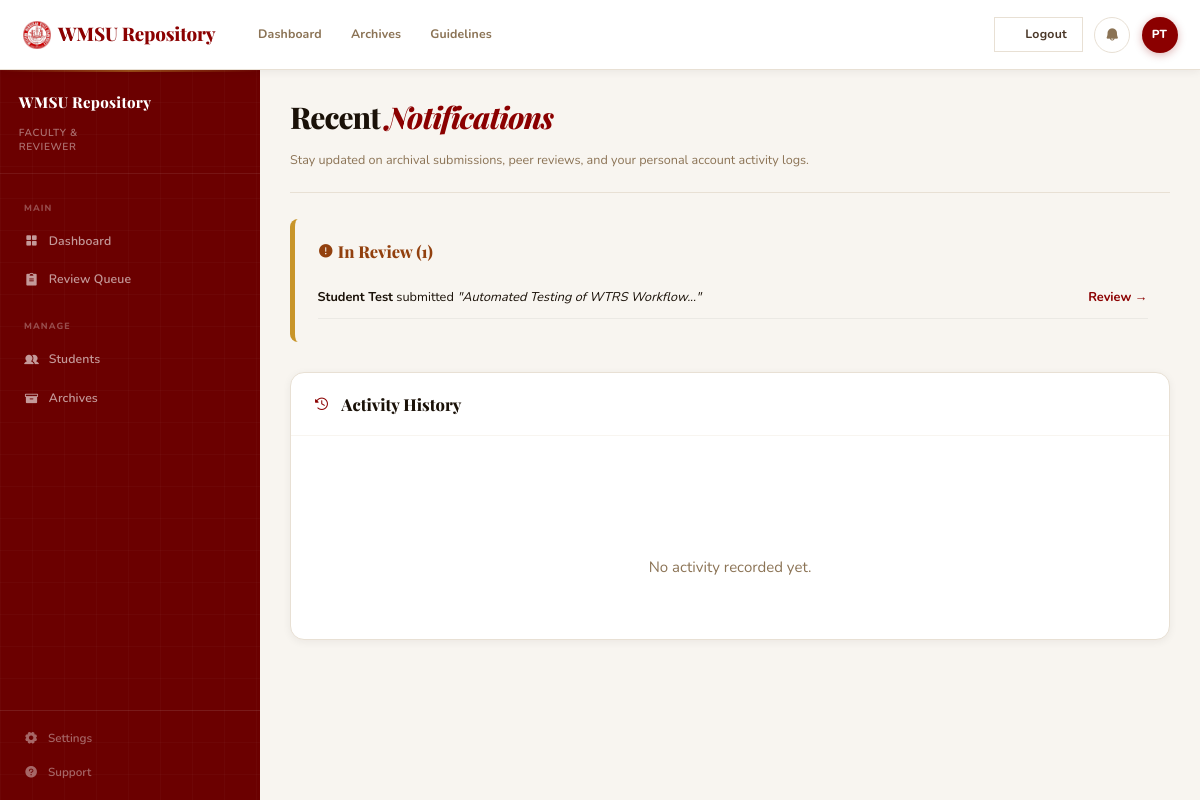
The app's page /user/notifications.php (signed in) with its own data.
### tables this page shows
CREATE TABLE `theses` (
  `id` int(11) NOT NULL AUTO_INCREMENT,
  `thesis_code` varchar(50) NOT NULL,
  `title` varchar(255) NOT NULL,
  `abstract` text DEFAULT NULL,
  `author_id` int(11) NOT NULL,
  `adviser_id` int(11) DEFAULT NULL,
  `status` enum('draft','pending_review','revision_requested','approved','rejected','archived') NOT NULL DEFAULT 'draft',
  `views` int(11) NOT NULL DEFAULT '0',
  `downloads` int(11) NOT NULL DEFAULT '0',
  `created_at` timestamp NOT NULL DEFAULT CURRENT_TIMESTAMP,
  `updated_at` timestamp NOT NULL DEFAULT CURRENT_TIMESTAMP ON UPDATE CURRENT_TIMESTAMP,
  `hardbound_received_at` datetime DEFAULT NULL,
  PRIMARY KEY (`id`),
  UNIQUE KEY `thesis_code` (`thesis_code`),
  FOREIGN KEY (`author_id`) REFERENCES `users`(`id`) ON DELETE CASCADE,
  FOREIGN KEY (`adviser_id`) REFERENCES `users`(`id`) ON DELETE SET NULL
);

CREATE TABLE `users` (
  `id` int(11) NOT NULL AUTO_INCREMENT,
  `first_name` varchar(100) NOT NULL,
  `last_name` varchar(100) NOT NULL,
  `email` varchar(150) NOT NULL,
  `password` varchar(255) NOT NULL,
  `role` enum('student','adviser') NOT NULL DEFAULT 'student',
  `student_id` varchar(50) DEFAULT NULL,

  `college` varchar(150) DEFAULT NULL,
  `course` varchar(150) DEFAULT NULL,
  `year_level` varchar(20) DEFAULT NULL,
  `status` enum('pending','active','inactive') NOT NULL DEFAULT 'pending',
  `created_at` timestamp NOT NULL DEFAULT CURRENT_TIMESTAMP,
  PRIMARY KEY (`id`),
  UNIQUE KEY `email` (`email`)
);

### includes/session.php (called while the page is built, shortened)
<?php
function current_user() {
    return isset($_SESSION['user']) ? $_SESSION['user'] : null;
}

### user/notifications.php (the view, shortened to what this page needs)
<?php
require_once __DIR__ . '/../includes/session.php';
$user = current_user();
$adviserNotifs = [];
if ($user['role'] === 'adviser') {
    $stmt = $pdo->prepare("SELECT t.*, u.first_name, u.last_name
                           FROM theses t
                           JOIN users u ON t.author_id = u.id
                           WHERE t.adviser_id = :adviser_id AND t.status = 'pending_review'
                           ORDER BY t.created_at DESC");
    $stmt->execute(['adviser_id' => $user['id']]);
    $adviserNotifs = $stmt->fetchAll();
}
$logStmt = $pdo->prepare("SELECT * FROM activity_logs
                          WHERE user_id = :user_id
                          ORDER BY created_at DESC LIMIT 15");
$logStmt->execute(['user_id' => $user['id']]);
$myLogs = $logStmt->fetchAll();
?>
<?php
require_once __DIR__ . '/../includes/layout_top.php';
require_once __DIR__ . '/../includes/layout_sidebar.php';
?>
  <main class="main-content">
    <div class="page-header">
      <div class="page-title">
        <h1>Recent <span>Notifications</span></h1>
        <p>Stay updated on archival submissions, peer reviews, and your personal account activity logs.</p>
      </div>
    </div>
    <div style="max-width: 900px;">
      <?php if ($user['role'] === 'adviser' && count($adviserNotifs) > 0): ?>
      <div class="alert alert-gold" style="padding: 1.5rem; margin-bottom: 2rem; border-radius: var(--radius-sm); border-left: 5px solid var(--gold);">
        <h3 style="font-family: 'Playfair Display', serif; font-size: 1.1rem; margin: 0 0 1rem; color: #92400E;"><i class="ph-fill ph-warning-circle"></i> In Review (<?= count($adviserNotifs) ?>)</h3>
        <?php foreach ($adviserNotifs as $an): ?>
        <div style="display: flex; justify-content: space-between; align-items: center; padding: 0.75rem 0; border-bottom: 1px solid rgba(0,0,0,0.05); font-size: 0.85rem;">
          <div>
            <strong><?= htmlspecialchars($an['first_name'] . ' ' . $an['last_name']) ?></strong> submitted
            <em>"<?= htmlspecialchars(mb_substr($an['title'], 0, 60)) ?>..."</em>
          </div>
          <a href="<?= BASE_URL ?>faculty/review.php?id=<?= (int)$an['id'] ?>" style="color: var(--crimson); font-weight: 700; text-decoration: none;">Review →</a>
        </div>
        <?php endforeach; ?>
      </div>
      <?php endif; ?>
      <div class="notif-card">
        <div class="notif-header">
          <i class="ph-fill ph-clock-counter-clockwise"></i> Activity History
        </div>
        <?php if (count($myLogs) > 0): ?>
          <?php foreach ($myLogs as $log): ?>
          <div class="activity-row">
            <div>
              <span class="activity-tag"><?= htmlspecialchars($log['action_type']) ?></span>
              <span style="color: var(--text-dark); font-weight: 500;"><?= htmlspecialchars($log['description']) ?></span>
            </div>
            <span class="notif-date"><?= date('M j, h:i A', strtotime($log['created_at'])) ?></span>
          </div>
          <?php endforeach; ?>
        <?php else: ?>
          <div style="padding: 4rem 2rem; text-align: center; color: var(--text-muted);">
            <i class="ph ph-bell-simple-slash" style="font-size: 3rem; display: block; margin-bottom: 1rem; opacity: 0.2;"></i>
            No activity recorded yet.
          </div>
        <?php endif; ?>
      </div>
    </div>
  </main>
<?php require_once __DIR__ . '/../includes/layout_bottom.php'; ?>

### includes/layout_top.php (shortened to what this page needs)
<!DOCTYPE html>
<html lang="en">
<head>
  <link rel="stylesheet" href="<?= BASE_URL ?>assets/fonts/google/css/nunito.css">
  <link rel="stylesheet" href="<?= BASE_URL ?>assets/fonts/google/css/playfair-display.css">
  <link rel="stylesheet" href="<?= BASE_URL ?>assets/vendor/phosphor/css/phosphor-all.css">
  <link rel="stylesheet" href="<?= BASE_URL ?>assets/css/global.css?v=<?= filemtime(__DIR__ . '/../assets/css/global.css') ?>">
  <link rel="stylesheet" href="<?= BASE_URL ?>assets/css/dashboard.css?v=<?= filemtime(__DIR__ . '/../assets/css/dashboard.css') ?>">
</head>
<body>
<header class="topbar">
  <div class="topbar-left">
<?php
    $role = $user['role'] ?? 'student';
    $portalFolder = $role === 'adviser' ? 'faculty' : $role;
    $homePage = 'index.php';
    $portalHome = BASE_URL . $portalFolder . '/' . $homePage;
?>
    <a href="<?= $portalHome ?>" class="logo">
      <img src="<?= BASE_URL ?>assets/images/wmsu-logo.png" alt="WMSU"
        onerror="this.style.display='none'; this.nextElementSibling.style.display='inline';">
      WMSU Repository
    </a>
    <nav class="topbar-nav">
      <a href="<?= $portalHome ?>" class="<?= (isset($current_page) && $current_page == $homePage) ? 'active' : '' ?>">
        <?= ($role === 'student') ? 'Student Portal' : 'Dashboard' ?>
      </a>
      <a href="<?= BASE_URL ?>public/archive.php">Archives</a>
      <a href="<?= BASE_URL ?>public/guidelines.php">Guidelines</a>
    </nav>
  </div>
  <div class="topbar-right">
    <a href="<?= BASE_URL ?>auth/logout.php" class="btn btn-secondary" style="text-decoration:none;">
      <i class="ph ph-sign-out"></i> Logout
    </a>
    <a href="<?= BASE_URL ?>user/notifications.php" class="icon-btn" title="Notifications" style="position: relative;">
      <i class="ph-fill ph-bell"></i>
    </a>
    <a href="<?= BASE_URL ?>user/profile.php" class="user-avatar" title="My Profile Settings" style="text-decoration:none;">
      <?= htmlspecialchars(strtoupper(substr($user['first_name'] ?? 'U', 0, 1) . substr($user['last_name'] ?? 'U', 0, 1))) ?>
    </a>
  </div>
</header>

### assets/css/global.css (style rules this page uses)
*, *::before, *::after { box-sizing: border-box; margin: 0; padding: 0; }
html { font-size: 16px; scroll-behavior: smooth; -webkit-text-size-adjust: 100%; }
body { font-family: var(--font-base); color: var(--text-dark); background-color: var(--off-white); line-height: 1.6; -webkit-font-smoothing: antialiased; -moz-osx-font-smoothing: grayscale; }
h1, h2, h3 { font-family: var(--font-serif); color: var(--text-dark); font-weight: 800; line-height: 1.2; margin-bottom: 1rem; }
a { color: inherit; text-decoration: none; transition: all var(--transition-fast); }
.btn { display: inline-flex; align-items: center; justify-content: center; gap: 0.6rem; padding: 0.75rem 1.5rem; font-weight: 700; font-size: 0.82rem; border-radius: var(--radius-sm); transition: all var(--transition); cursor: pointer; letter-spacing: 0.02em; }
.btn-secondary { background: var(--surface); color: var(--text-dark); border: 1px solid var(--border); }

### assets/css/dashboard.css (style rules this page uses)
*, *::before, *::after { box-sizing: border-box; margin: 0; padding: 0; }
html, body { height: 100%; font-family: 'Nunito', sans-serif; background: var(--off-white); color: var(--text-dark); font-size: 15px; line-height: 1.5; }
.topbar { position: fixed; top: 0; left: 0; right: 0; height: var(--topbar-h); background: var(--surface); border-bottom: 1px solid var(--border); display: flex; align-items: center; justify-content: space-between; padding: 0 1.5rem; z-index: 100; box-shadow: var(--shadow-sm); }
.topbar-left { display: flex; align-items: center; gap: 2rem; }
.logo { display: flex; align-items: center; gap: 0.5rem; font-family: var(--font-serif); font-size: 1.25rem; font-weight: 800; color: var(--crimson); text-decoration: none; letter-spacing: -0.01em; }
.logo img { width: 28px; height: 28px; object-fit: contain; }
.topbar-nav { display: flex; align-items: center; gap: 0.25rem; }
.topbar-nav a { font-size: 0.82rem; font-weight: 700; color: var(--text-muted); text-decoration: none; padding: 0.4rem 0.85rem; border-radius: var(--radius-xs); transition: all var(--transition); letter-spacing: 0.01em; }
.topbar-right { display: flex; align-items: center; gap: 0.75rem; }
.icon-btn { width: 36px; height: 36px; border-radius: 50%; border: 1px solid var(--border); background: transparent; cursor: pointer; display: flex; align-items: center; justify-content: center; color: var(--text-muted); font-size: 1rem; transition: all var(--transition); }
.user-avatar { width: 36px; height: 36px; background: var(--crimson); color: #fff; border-radius: 50%; display: flex; align-items: center; justify-content: center; font-size: 0.78rem; font-weight: 800; letter-spacing: 0.02em; flex-shrink: 0; box-shadow: 0 2px 8px rgba(139,0,0,0.3); }
.main-content { flex: 1; margin-left: var(--sidebar-w); padding: 2rem 2rem 3rem; min-height: calc(100vh - var(--topbar-h)); }
.page-header { display: flex; align-items: flex-start; justify-content: space-between; margin-bottom: 1.75rem; padding-bottom: 1.5rem; border-bottom: 1px solid var(--border); }
.page-title h1 { font-family: var(--font-serif); font-size: 2rem; font-weight: 800; color: var(--text-dark); letter-spacing: -0.03em; line-height: 1.15; }
.page-title h1 span { color: var(--crimson); font-style: italic; }
.page-title p { font-size: 0.84rem; color: var(--text-muted); margin-top: 0.35rem; line-height: 1.6; max-width: 520px; }
.btn { display: inline-flex; align-items: center; gap: 0.4rem; padding: 0.5rem 1rem; font-family: 'Nunito', sans-serif; font-size: 0.82rem; font-weight: 700; border-radius: var(--radius-xs); border: none; cursor: pointer; text-decoration: none; transition: all var(--transition); white-space: nowrap; }
.btn-secondary { background: transparent; color: var(--text-mid); border: 1px solid var(--border); }

### user/notifications.php (style rules this page uses)
.notif-card { background: var(--surface); border-radius: var(--radius); border: 1px solid var(--border); box-shadow: var(--shadow-sm); margin-bottom: 2rem; overflow: hidden; }
.notif-header { padding: 1.25rem 1.5rem; border-bottom: 1px solid var(--off-white); display: flex; align-items: center; gap: 0.75rem; font-family: 'Playfair Display', serif; font-size: 1.1rem; font-weight: 800; color: var(--text-dark); }
.notif-header i { color: var(--crimson); }

### records on screen
theses: author.last_name "PT", author.last_name "Student Test", title "Automated Testing of WTRS Workflow"

### other values on screen
count($adviserNotifs) "1"
